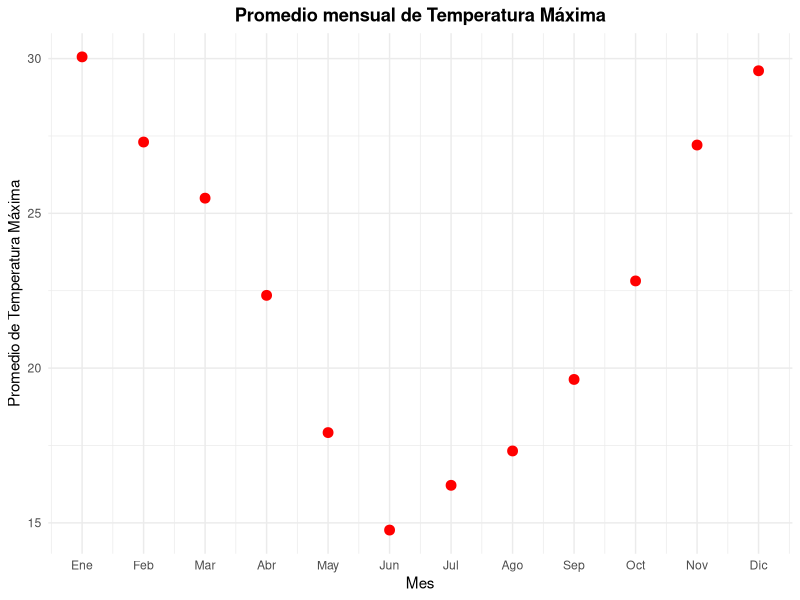
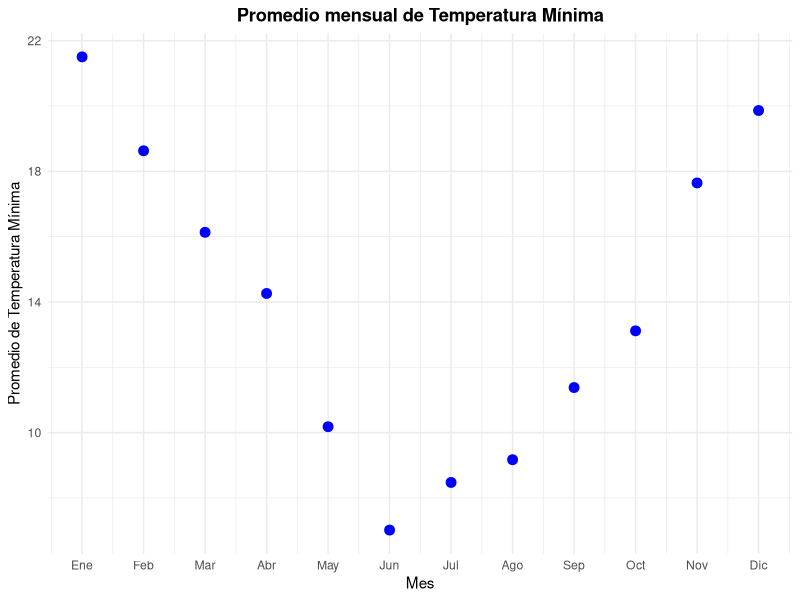
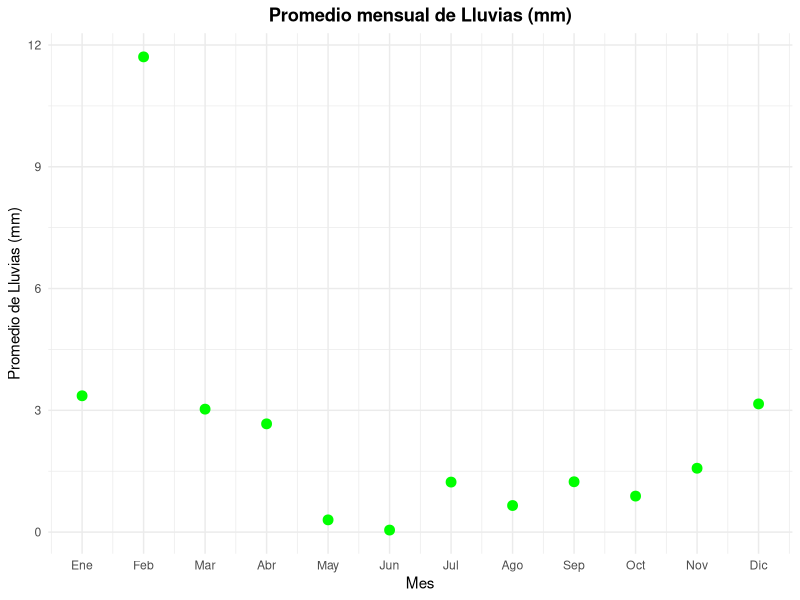
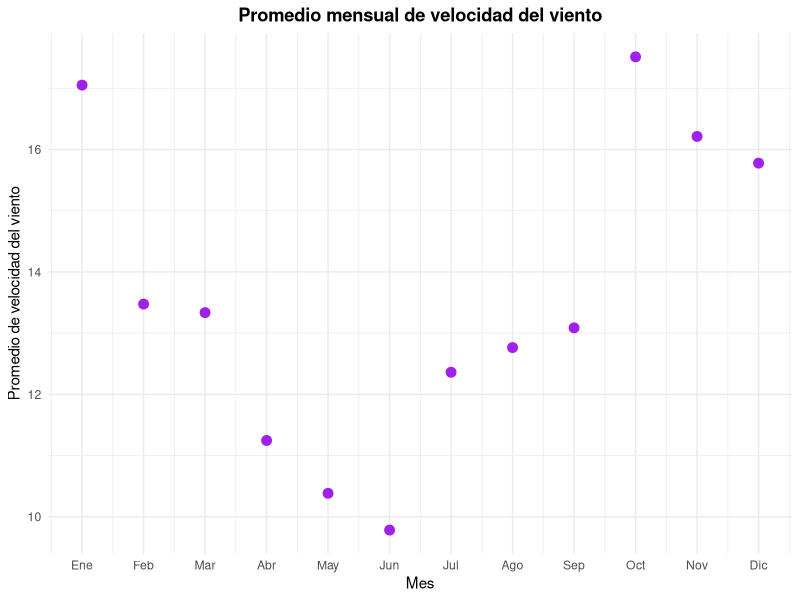
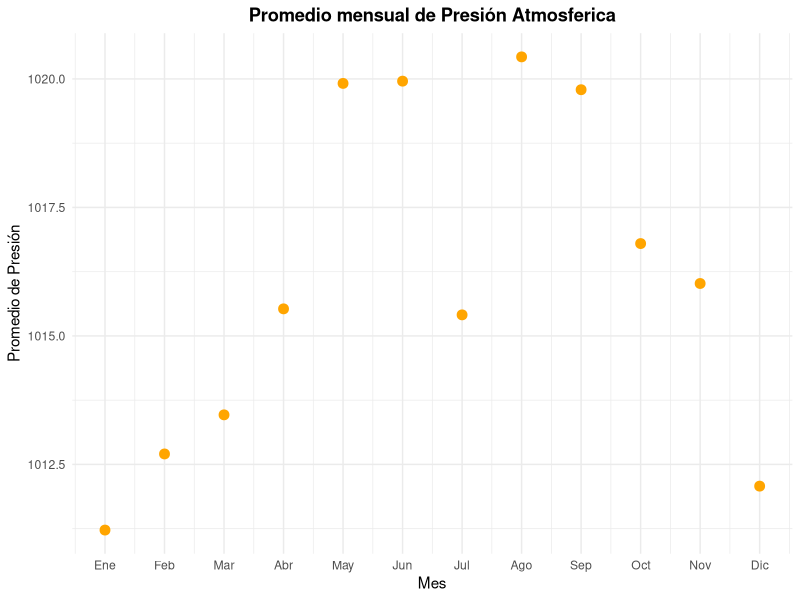
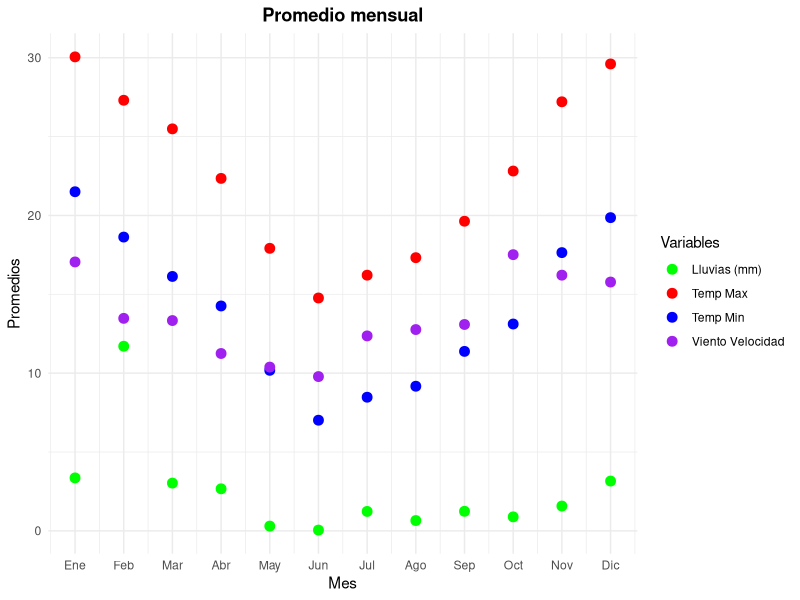

Reproduce these figures in R, in order.
require(tidyverse)


df_clima = read_csv('Data/Clima_limpio.csv')
View(df_clima)


# Carga y visualización del dataframe
# Suponiendo que tienes tu dataframe df_clima ya cargado

# Convertir la columna 'fecha' a tipo Date
df_clima$fecha <- as.Date(df_clima$fecha)

# Extraemos el mes de la columna 'fecha'
df_clima$mes <- format(df_clima$fecha, "%m")

#  Convertimos a tipo numerico
df_clima$mes <- as.numeric(df_clima$mes)

# Agrupamos por mes y calculamos los promedios de cada columna
df_promedios <- df_clima %>%
  group_by(mes) %>% summarize(temp_max_prom = mean(temp_max),
            temp_min_prom = mean(temp_min),
            lluvias_mm_prom = mean(lluvias_mm),
            viento_veloc_prom = mean(viento_veloc),
            presion_prom = mean(presion))

# Comencemos a visualizar los valores


# Promedio mensual de la temperatura maxima

ggplot(df_promedios, aes(x = mes, y = temp_max_prom)) +
  geom_point(color = "red", size = 3) +
  labs(x = "Mes", y = "Promedio de Temperatura Máxima", title = "Promedio mensual de Temperatura Máxima") +
  scale_x_continuous(breaks = 1:12, labels = c("Ene", "Feb", "Mar", "Abr", "May", "Jun", "Jul", "Ago", "Sep", "Oct", "Nov", "Dic")) +
  theme_minimal() +
  theme(
    plot.title = element_text(hjust = 0.5, face = "bold") # Para que el titulo este en negrita
  )

# Promedio mensual de la temperatura minima

ggplot(df_promedios, aes(x = mes, y = temp_min_prom)) +
  geom_point(color = "blue", size = 3) +
  labs(x = "Mes", y = "Promedio de Temperatura Mínima", title = "Promedio mensual de Temperatura Mínima") +
  scale_x_continuous(breaks = 1:12, labels = c("Ene", "Feb", "Mar", "Abr", "May", "Jun", "Jul", "Ago", "Sep", "Oct", "Nov", "Dic")) +
  theme_minimal() +
  theme(
    plot.title = element_text(hjust = 0.5, face = "bold")
  )

# Promedio mensual de las lluvias

ggplot(df_promedios, aes(x = mes, y = lluvias_mm_prom)) +
  geom_point(color = "green", size = 3) +
  labs(x = "Mes", y = "Promedio de Lluvias (mm)", title = "Promedio mensual de Lluvias (mm)") +
  scale_x_continuous(breaks = 1:12, labels = c("Ene", "Feb", "Mar", "Abr", "May", "Jun", "Jul", "Ago", "Sep", "Oct", "Nov", "Dic")) +
  theme_minimal() +
  theme(
    plot.title = element_text(hjust = 0.5, face = "bold")
  )


# Promedio mensual de la velocidad del viento

ggplot(df_promedios, aes(x = mes, y = viento_veloc_prom)) +
  geom_point(color = "purple", size = 3) +
  labs(x = "Mes", y = "Promedio de velocidad del viento", title = "Promedio mensual de velocidad del viento") +
  scale_x_continuous(breaks = 1:12, labels = c("Ene", "Feb", "Mar", "Abr", "May", "Jun", "Jul", "Ago", "Sep", "Oct", "Nov", "Dic")) +
  theme_minimal() +
  theme(
    plot.title = element_text(hjust = 0.5, face = "bold")
  )

# Promedio mensual de la presion atmosferica

ggplot(df_promedios, aes(x = mes, y = presion_prom)) +
  geom_point(color = "orange", size = 3) +
  labs(x = "Mes", y = "Promedio de Presión", title = "Promedio mensual de Presión Atmosferica") +
  scale_x_continuous(breaks = 1:12, labels = c("Ene", "Feb", "Mar", "Abr", "May", "Jun", "Jul", "Ago", "Sep", "Oct", "Nov", "Dic")) +
  theme_minimal() +
  theme(
    plot.title = element_text(hjust = 0.5, face = "bold")
  )



# Este grafico tiene la dispersion para todas las variables juntas (excepto la presion porque se iba de rango)
ggplot(df_promedios, aes(x = mes)) +
  geom_point(aes(y = temp_max_prom, color = "Temp Max"), size = 3) +
  geom_point(aes(y = temp_min_prom, color = "Temp Min"), size = 3) +
  geom_point(aes(y = lluvias_mm_prom, color = "Lluvias (mm)"), size = 3) +
  geom_point(aes(y = viento_veloc_prom, color = "Viento Velocidad"), size = 3) +
  # geom_point(aes(y = presion_prom, color = "Presión"), size = 3) +
  labs(x = "Mes", y = "Promedios", color = "Variables", title = "Promedio mensual") +
  scale_x_continuous(breaks = 1:12, labels = c("Ene", "Feb", "Mar", "Abr", "May", "Jun", "Jul", "Ago", "Sep", "Oct", "Nov", "Dic")) +
  scale_color_manual(values = c("Temp Max" = "red", "Temp Min" = "blue", "Lluvias (mm)" = "green", "Viento Velocidad" = "purple", "Presión" = "orange")) +
  theme_minimal() +
  theme(
    plot.title = element_text(hjust = 0.5, face = "bold")
  )









